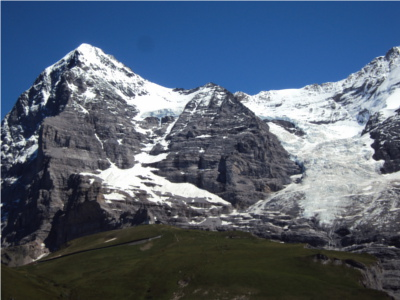
#> input picture Assignment_2/stitching_images/1Hill.JPG, 400 x 300 px
$ jupyter execute --allow-errors stitching.ipynb   (older library calls are emulated)
#> lines starting #> are read from the running program, lines starting #| are printed output that depends on the picture
# Image Stitching

### 2.1 Coding Questions

[cell 1]
import cv2
import copy
import timeit
import time
import numpy as np
from matplotlib import pyplot as plt

#### SIFT and Pyramid Image Blending

[cell 2]
"""Compute SIFT keypoints and corresponding descriptors for images 1Hill and 2Hill"""

# reading images to stitch
hill1 = cv2.imread('stitching_images/1Hill.JPG')  # query
#> hill1 is the input picture: shape (300, 400, 3); mean B, G, R 113.4, 95.7, 82.9
hill2 = cv2.imread('stitching_images/2Hill.JPG')  # train
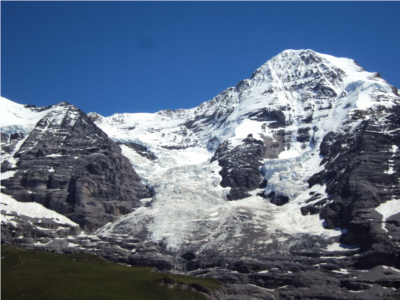
#> input picture Assignment_2/stitching_images/2Hill.JPG, 400 x 300 px
#> hill2 is the input picture: shape (300, 400, 3); mean B, G, R 131, 108.6, 93
hill3 = cv2.imread('stitching_images/3Hill.JPG')
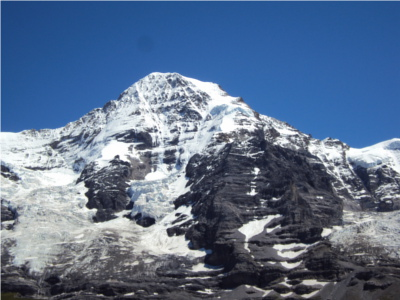
#> input picture Assignment_2/stitching_images/3Hill.JPG, 400 x 300 px
#> hill3 is the input picture: shape (300, 400, 3); mean B, G, R 142.2, 113.3, 93.1

one_hill = cv2.cvtColor(hill1, cv2.COLOR_BGR2RGB)
two_hill = cv2.cvtColor(hill2, cv2.COLOR_BGR2RGB)
three_hill = cv2.cvtColor(hill3, cv2.COLOR_BGR2RGB)

# compute keypoints & descriptors
sift_obj = cv2.xfeatures2d.SIFT_create()

startTime_sift =  time.time()
keypoints_two, descriptors_two = sift_obj.detectAndCompute(two_hill, None)
#> keypoints_two = 1494 keypoints; strongest (x, y, size): (391, 171, 4.1), (394, 148, 4.2), (311, 193, 2.4), (51, 170, 2.9)
endTime_sift = time.time()
sift_comp_time = (endTime_sift - startTime_sift)  # computation of sift runtime
keypoints_one, descriptors_one = sift_obj.detectAndCompute(one_hill, None)
#> keypoints_one = 1217 keypoints; strongest (x, y, size): (46, 95, 5.4), (34, 138, 4.3), (72, 87, 5.5), (92, 181, 2.8)

[cell 3]
"""Find matching keypoints in two images and display the 20 best pairs"""

# match descriptors
bf = cv2.BFMatcher()  # Brute-force descriptor matcher
matches = bf.match(descriptors_one, descriptors_two)
#> matches = 1217 matches

# sort them in the order of their distance.
matches = sorted(matches, key = lambda x:x.distance)  # sorted(mylist, key=WhatToSortBy)

# draw 20 best keypoints
imgmatch = cv2.drawMatches(one_hill, keypoints_one, two_hill, keypoints_two, matches[:20], one_hill, flags=2)
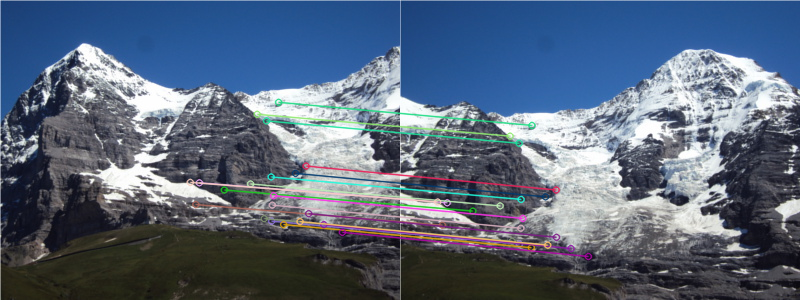
#> imgmatch: shape (300, 800, 3); mean R, G, B 88.7, 102.8, 122.6

# display results
plt.figure(figsize=(15,15))
plt.subplot(111), plt.imshow(imgmatch)
plt.title('Matched Keypoints'), plt.axis('off')
plt.show()

[cell 4]
"""Find homography using RANSAC method and apply transformation to 1Hill"""

# arrange matching keypoints in separate lists
GoodMatches = []
for i, m in enumerate(matches):
    GoodMatches.append((m.trainIdx, m.queryIdx))
#> after the loop, GoodMatches = 1217 pairs, first value 1 to 1493, second value 0 to 1216

mp_one = np.float32([keypoints_one[i].pt for (__, i) in GoodMatches])
#> mp_one = 1217 pairs, first value 2.46 to 396.7, second value 43.01 to 296.4
mp_two = np.float32([keypoints_two[i].pt for (i, __) in GoodMatches])
#> mp_two = 1217 pairs, first value 3.48 to 396.6, second value 50.93 to 297.2

# translation of keypoints in hill_two to the right
for i in range(len(mp_two)):
    mp_two[i][0] += two_hill.shape[1]
#> after the loop, mp_two = 1217 pairs, first value 403.5 to 796.6, second value 50.93 to 297.2

# find homography and warp one_hill accordingly
H, __ = cv2.findHomography(mp_one, mp_two, cv2.RANSAC, 5)
#> H = [[1.26, -0.0922, 237], [0.109, 1.07, -3.04], [0.000349, -8.08e-05, 1]]
warp_one = cv2.warpPerspective(one_hill, H, (one_hill.shape[1]+two_hill.shape[1],one_hill.shape[0]))
warp_one_copy = copy.deepcopy(warp_one)

warp_one[:,two_hill.shape[1]:,:] = two_hill
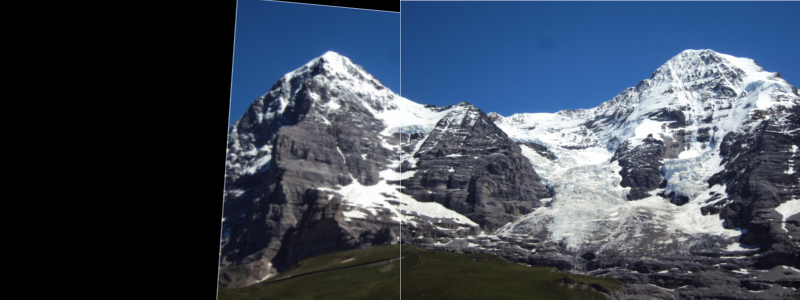
#> warp_one: shape (300, 800, 3); mean R, G, B 62.3, 72.4, 87.4

# display results
plt.figure(figsize=(15,15))
plt.subplot(111), plt.imshow(warp_one)
plt.title('Panorama Image'), plt.axis('off')
plt.show()

[cell 5]
"""Stitch transformed 1Hill and original 2Hill together using pyramid image blending"""

# parameters
depth = 5 # pyramid depth size

# generate Gaussian pyramid for hill_two, warp_one_copy
G_2, G_1 = two_hill.copy(), warp_one_copy.copy()
gp2, gp1 = [G_2], [G_1]

for i in range(depth):
    # downsample upper pyramid
    G_2 = cv2.pyrDown(G_2)
    G_1 =  cv2.pyrDown(G_1)
    gp2.append(G_2)
    gp1.append(G_1)
#> this loop made 5 passes
#> pass 1, `G_2 = cv2.pyrDown(G_2)`:
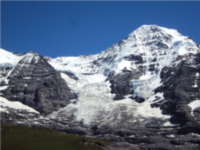
#> G_2: shape (150, 200, 3); mean R, G, B 93, 108.7, 131.1
#> pass 2, `G_1 =  cv2.pyrDown(G_1)`:
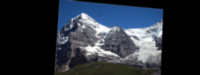
#> G_1: shape (75, 200, 3); mean R, G, B 42.1, 48.9, 58.8
#> after the loop, gp1 = 6 items; gp2 = 6 items

# generate Laplacian pyramid for hill_two, warp_one_copy
lp_2 = [gp2[depth-1]] # store last gaussian image for top of lp pyramid
lp_1 = [gp1[depth-1]]

for i in range(depth-1,0,-1):
    # upsample lower pyramid
    hr_2 = cv2.pyrUp(gp2[i], dstsize=(gp2[i-1].shape[1], gp2[i-1].shape[0]))
    lp = cv2.subtract(gp2[i-1], hr_2, cv2.CV_32F)  # subtract different levels
    lp_2.append(lp)

    hr_1 = cv2.pyrUp(gp1[i], dstsize=(gp1[i-1].shape[1], gp1[i-1].shape[0]))
    lp = cv2.subtract(gp1[i-1], hr_1, cv2.CV_32F)  # subtract different levels
    lp_1.append(lp)
#> after the loop, lp_1 = 5 items; lp_2 = 5 items

# add left and right halves of images in each level
LP = []
for la, lb in zip(lp_1, lp_2):
    row, cols, dpt = la.shape
    # stack columns (half and half)
    lp = np.hstack((la[:, :round(cols/2)], lb))
    LP.append(lp)
#> this loop made 5 passes
#> (row, cols) on passes 1 to 5: (19, 50), (38, 100), (75, 200), (150, 400), (300, 800)
#> pass 3, `lp = np.hstack((la[:, :round(cols/2)], lb))`:
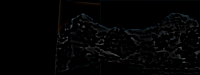
#> lp: shape (75, 200, 3); mean of channels 0, 1, 2 3.7, 3.6, 3.2; drawn as B, G, R
#> after the loop, LP = 5 items

# now reconstruct
ls_ = LP[0]
for i in range(1,depth):
    h, w, _ = LP[i].shape
    ls_ = cv2.pyrUp(ls_, dstsize= (w, h))
    ls_ = cv2.add(ls_, LP[i])
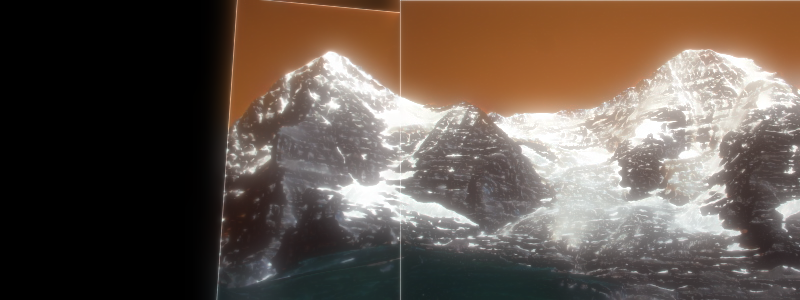
#> ls_: shape (300, 800, 3); mean of channels 0, 1, 2 76.7, 86.5, 100.3; drawn as B, G, R

twelve_hill = copy.deepcopy(ls_) # resultant image to be used in next section

# display results
plt.figure(figsize=(15,15))
plt.subplot(111), plt.imshow(warp_one_copy)
plt.title('Pyramid Blended Image'), plt.axis('off')
plt.show()

#### SURF and Linear Image Blending

[cell 6]
"""Compute SURF keypoints and corresponding descriptors for images 12Hill and 3Hill"""

# cvt. images to greyscale
gray_hill3 = cv2.cvtColor(three_hill, cv2.COLOR_RGB2GRAY)
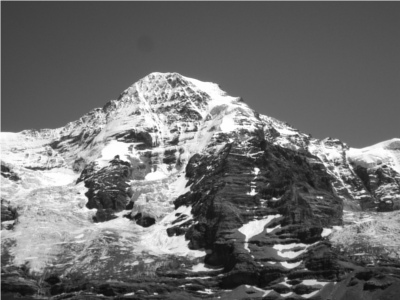
#> gray_hill3: shape (300, 400); min 10, max 255, mean 110.5
gray_hill12 = cv2.cvtColor(twelve_hill, cv2.COLOR_RGB2GRAY)
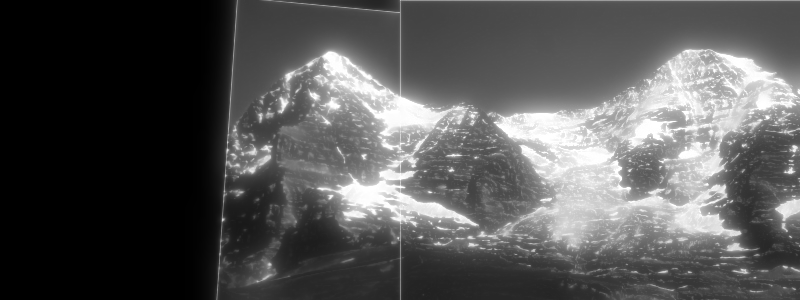
#> gray_hill12: shape (300, 800); min 0, max 255, mean 85.1

# compute keypoints & descriptors
#> (the rest of this cell did not finish here and is left out)

[cell 7]
"""Find matching keypoints in two images and display the 20 best pairs"""

# match descriptors
bf_2 = cv2.BFMatcher()  # Brute-force descriptor matcher
#> (the rest of this cell did not finish here and is left out)

[cell 8]
"""Find homography using RANSAC method and apply transformation to 3Hill"""

# arrange matching keypoints in separate lists
GoodMatches = []
#> (the rest of this cell did not finish here and is left out)

[cell 9]
"""Stitch transformed 3Hill and 12Hill together and apply linear image blending"""

col, row = twelve_hill.shape[0:2]
#> col = 300; row = 800

def Ramp(i_width, r_width, r_index, start, end):
    """
    Create alpha blending function
    :param i_width: img width
    :param r_width: ramp width
    :param r_index: center ramp index
    :param start: starting ramp value
    :param end: ending ramp value
    :return:
    """
    a = np.zeros((i_width))
    step = (end - start) / (r_width-1)
    idx = round(r_index - (r_width / 2))  # left side starting index of alpha ramp
    for i in range(r_width):
        a[idx] = start + step*i
        idx += 1
    a[idx:] = 1
    return a

# resizing all images to the largest image size, i.e., warp_three_copy
#> (the rest of this cell did not finish here and is left out)
